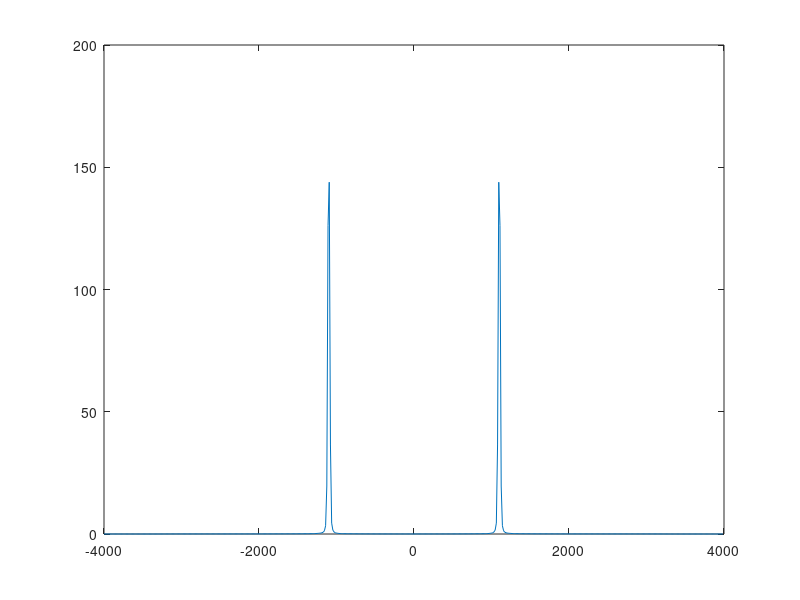

The MATLAB source for this figure:
% Es 26

% Given x as a cosine wave sampled at Fs = 8KHz, duration 1 second, 
% amplitude 1.5, frequency 1.1KHz, phase 45 deg.
% Plot the sinusoid vs time
% Compute y as x filtered with a low-pass filter 
% with normalized cut-off frequency of 0.4 and 64 weights
% Apply a Hanning window to select the first 512 samples of y
% Plot the magnitude of the DFT of the windowed y versus frequency in Hz.
% If you change the cut-off frequency to 0.05, 
% what do you expect to see in the spectrum of y?

close all
clearvars
clc

%% parameters

A = 1.25;
% convert the phase in radians
phase = 45*pi/180;
f0 = 1.1e3;
Fs = 8e3;
duration = 1;
time = 0:1/Fs:duration;

%% signal

x = A*cos(2*pi*f0*time + phase);

% % fft magnitude of the signal
% % you can use plot or semilogy
% figure, semilogy([0:1/length(x) *Fs:(length(x)-1)/length(x)*Fs] - Fs/2, abs(fftshift(fft(x))));

%% Compute y as x filtered with a low-pass filter with normalized cut-off frequecy of 0.4 and 64 weights 4

N_filter = 64;
cutoff = .4;
% NB: to obtain the cutoff of the filter, multiply by 2
cutoff_filter = cutoff * 2;

% create the FIR filter
h = fir1(N_filter -1, cutoff_filter);

% % frequency response of the filter vs normalized frequencies
% [H, omega] = freqz(h, 1, N_filter, 'whole');
% figure, semilogy((omega-pi)./(2*pi), fftshift(abs(H)));

% filtered signal
y = filter(h, 1, x);

% % frequency response of the output signal vs frequency [Hz]
% figure, semilogy([0:1/length(y)*Fs:(length(y)-1)/length(y)*Fs] - Fs/2, abs(fftshift(fft(y))));

%% hanning window to select the first 512 samples

Nw = 512;
w = window(@hanning, Nw);
% try also rectwin to see what changes
y_w = y(1:Nw) .* w';

%% Plot the magnitude of the DFT of the windowed y vs Hz

Yw = fft(y_w);
figure, plot([0:Fs/Nw:(Nw-1)/Nw *Fs] - Fs/2, abs(fftshift(Yw)));




